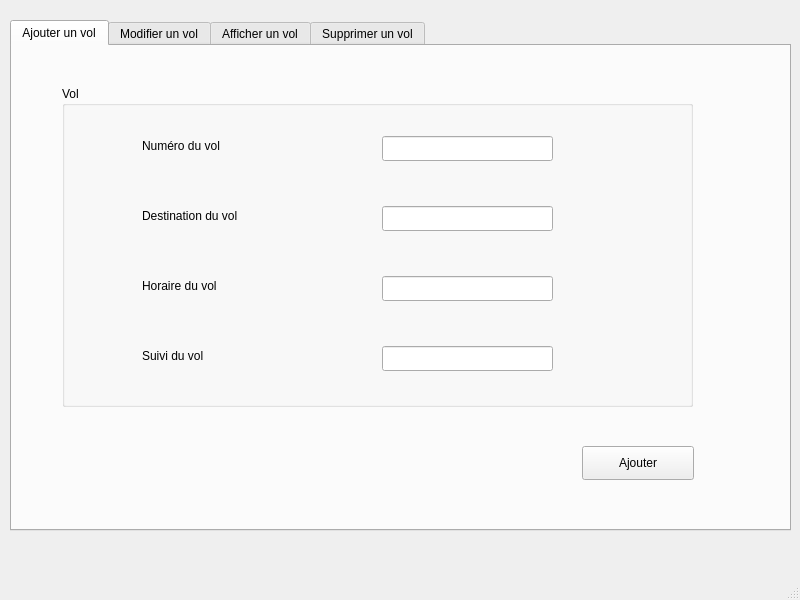
<?xml version="1.0" encoding="UTF-8"?>
<ui version="4.0">
 <class>MainWindow</class>
 <widget class="QMainWindow" name="MainWindow">
  <property name="geometry">
   <rect>
    <x>0</x>
    <y>0</y>
    <width>800</width>
    <height>600</height>
   </rect>
  </property>
  <property name="windowTitle">
   <string>MainWindow</string>
  </property>
  <widget class="QWidget" name="centralwidget">
   <widget class="QTabWidget" name="tabWidget">
    <property name="geometry">
     <rect>
      <x>10</x>
      <y>20</y>
      <width>781</width>
      <height>511</height>
     </rect>
    </property>
    <property name="currentIndex">
     <number>0</number>
    </property>
    <widget class="QWidget" name="tab">
     <attribute name="title">
      <string>Ajouter un vol</string>
     </attribute>
     <widget class="QGroupBox" name="groupBox">
      <property name="geometry">
       <rect>
        <x>50</x>
        <y>40</y>
        <width>631</width>
        <height>321</height>
       </rect>
      </property>
      <property name="title">
       <string>Vol</string>
      </property>
      <widget class="QLabel" name="label">
       <property name="geometry">
        <rect>
         <x>80</x>
         <y>50</y>
         <width>151</width>
         <height>20</height>
        </rect>
       </property>
       <property name="text">
        <string>Numéro du vol</string>
       </property>
      </widget>
      <widget class="QLineEdit" name="lineEdit">
       <property name="geometry">
        <rect>
         <x>320</x>
         <y>50</y>
         <width>171</width>
         <height>25</height>
        </rect>
       </property>
      </widget>
      <widget class="QLabel" name="label_2">
       <property name="geometry">
        <rect>
         <x>80</x>
         <y>120</y>
         <width>131</width>
         <height>20</height>
        </rect>
       </property>
       <property name="text">
        <string>Destination du vol</string>
       </property>
      </widget>
      <widget class="QLabel" name="label_3">
       <property name="geometry">
        <rect>
         <x>80</x>
         <y>190</y>
         <width>121</width>
         <height>20</height>
        </rect>
       </property>
       <property name="text">
        <string>Horaire du vol</string>
       </property>
      </widget>
      <widget class="QLabel" name="label_4">
       <property name="geometry">
        <rect>
         <x>80</x>
         <y>260</y>
         <width>111</width>
         <height>20</height>
        </rect>
       </property>
       <property name="text">
        <string>Suivi du vol</string>
       </property>
      </widget>
      <widget class="QLineEdit" name="lineEdit_2">
       <property name="geometry">
        <rect>
         <x>320</x>
         <y>120</y>
         <width>171</width>
         <height>25</height>
        </rect>
       </property>
      </widget>
      <widget class="QLineEdit" name="lineEdit_3">
       <property name="geometry">
        <rect>
         <x>320</x>
         <y>190</y>
         <width>171</width>
         <height>25</height>
        </rect>
       </property>
      </widget>
      <widget class="QLineEdit" name="lineEdit_4">
       <property name="geometry">
        <rect>
         <x>320</x>
         <y>260</y>
         <width>171</width>
         <height>25</height>
        </rect>
       </property>
      </widget>
     </widget>
     <widget class="QPushButton" name="pushButton">
      <property name="geometry">
       <rect>
        <x>570</x>
        <y>400</y>
        <width>112</width>
        <height>34</height>
       </rect>
      </property>
      <property name="text">
       <string>Ajouter</string>
      </property>
     </widget>
    </widget>
    <widget class="QWidget" name="tab_2">
     <attribute name="title">
      <string>Modifier un vol</string>
     </attribute>
    </widget>
    <widget class="QWidget" name="tab_3">
     <attribute name="title">
      <string>Afficher un vol</string>
     </attribute>
     <widget class="QTableView" name="tableView">
      <property name="geometry">
       <rect>
        <x>30</x>
        <y>30</y>
        <width>721</width>
        <height>421</height>
       </rect>
      </property>
     </widget>
    </widget>
    <widget class="QWidget" name="tab_4">
     <attribute name="title">
      <string>Supprimer un vol</string>
     </attribute>
     <widget class="QLineEdit" name="lineEdit_5">
      <property name="geometry">
       <rect>
        <x>390</x>
        <y>140</y>
        <width>171</width>
        <height>25</height>
       </rect>
      </property>
     </widget>
     <widget class="QLabel" name="label_5">
      <property name="geometry">
       <rect>
        <x>110</x>
        <y>140</y>
        <width>201</width>
        <height>20</height>
       </rect>
      </property>
      <property name="text">
       <string>Numéro du vol à supprimer </string>
      </property>
     </widget>
     <widget class="QPushButton" name="pushButton_2">
      <property name="geometry">
       <rect>
        <x>570</x>
        <y>270</y>
        <width>112</width>
        <height>34</height>
       </rect>
      </property>
      <property name="text">
       <string>Supprimer</string>
      </property>
     </widget>
    </widget>
   </widget>
  </widget>
  <widget class="QMenuBar" name="menubar">
   <property name="geometry">
    <rect>
     <x>0</x>
     <y>0</y>
     <width>800</width>
     <height>30</height>
    </rect>
   </property>
  </widget>
  <widget class="QStatusBar" name="statusbar"/>
 </widget>
 <resources/>
 <connections/>
</ui>
